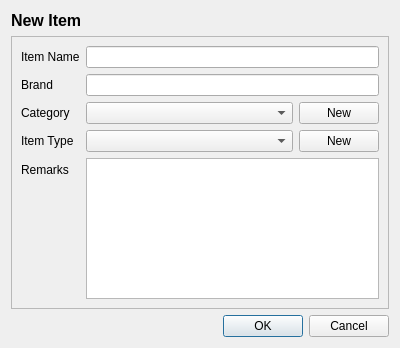
<?xml version="1.0" encoding="UTF-8"?>
<ui version="4.0">
 <class>Dialog</class>
 <widget class="QDialog" name="Dialog">
  <property name="geometry">
   <rect>
    <x>0</x>
    <y>0</y>
    <width>400</width>
    <height>348</height>
   </rect>
  </property>
  <property name="windowTitle">
   <string>Dialog</string>
  </property>
  <layout class="QGridLayout" name="gridLayout">
   <item row="0" column="0">
    <widget class="QLabel" name="label">
     <property name="font">
      <font>
       <pointsize>12</pointsize>
       <weight>75</weight>
       <bold>true</bold>
      </font>
     </property>
     <property name="text">
      <string>New Item</string>
     </property>
    </widget>
   </item>
   <item row="1" column="0" colspan="2">
    <widget class="QFrame" name="frame">
     <property name="frameShape">
      <enum>QFrame::StyledPanel</enum>
     </property>
     <property name="frameShadow">
      <enum>QFrame::Raised</enum>
     </property>
     <layout class="QFormLayout" name="formLayout">
      <item row="0" column="0">
       <widget class="QLabel" name="lbl_item_name">
        <property name="text">
         <string>Item Name</string>
        </property>
       </widget>
      </item>
      <item row="0" column="1">
       <widget class="QLineEdit" name="line_item_name"/>
      </item>
      <item row="1" column="0">
       <widget class="QLabel" name="lbl_brand">
        <property name="text">
         <string>Brand</string>
        </property>
       </widget>
      </item>
      <item row="1" column="1">
       <widget class="QLineEdit" name="line_brand"/>
      </item>
      <item row="2" column="0">
       <widget class="QLabel" name="lbl_category">
        <property name="text">
         <string>Category</string>
        </property>
       </widget>
      </item>
      <item row="2" column="1">
       <layout class="QHBoxLayout" name="horizontalLayout">
        <item>
         <widget class="QComboBox" name="combo_category"/>
        </item>
        <item>
         <widget class="QPushButton" name="btn_new_category">
          <property name="sizePolicy">
           <sizepolicy hsizetype="Fixed" vsizetype="Fixed">
            <horstretch>0</horstretch>
            <verstretch>0</verstretch>
           </sizepolicy>
          </property>
          <property name="text">
           <string>New</string>
          </property>
         </widget>
        </item>
       </layout>
      </item>
      <item row="3" column="0">
       <widget class="QLabel" name="lbl_item_type">
        <property name="text">
         <string>Item Type</string>
        </property>
       </widget>
      </item>
      <item row="3" column="1">
       <layout class="QHBoxLayout" name="horizontalLayout_2">
        <item>
         <widget class="QComboBox" name="combo_item_type"/>
        </item>
        <item>
         <widget class="QPushButton" name="btn_new_item_type">
          <property name="sizePolicy">
           <sizepolicy hsizetype="Fixed" vsizetype="Fixed">
            <horstretch>0</horstretch>
            <verstretch>0</verstretch>
           </sizepolicy>
          </property>
          <property name="text">
           <string>New</string>
          </property>
         </widget>
        </item>
       </layout>
      </item>
      <item row="4" column="0">
       <widget class="QLabel" name="lbl_remarks">
        <property name="text">
         <string>Remarks</string>
        </property>
       </widget>
      </item>
      <item row="4" column="1">
       <widget class="QPlainTextEdit" name="text_remarks"/>
      </item>
     </layout>
    </widget>
   </item>
   <item row="2" column="1">
    <widget class="QDialogButtonBox" name="buttonBox">
     <property name="standardButtons">
      <set>QDialogButtonBox::Cancel|QDialogButtonBox::Ok</set>
     </property>
    </widget>
   </item>
  </layout>
 </widget>
 <resources/>
 <connections/>
</ui>
